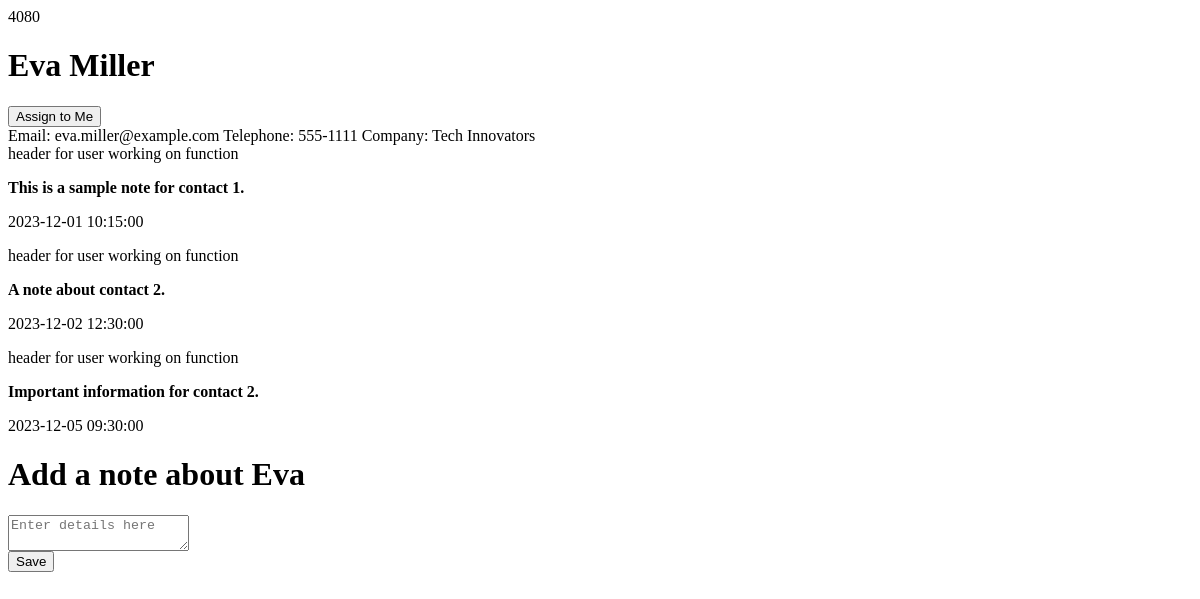
The page /screens/contactDetails.php?id=4080 on the database as committed earlier.
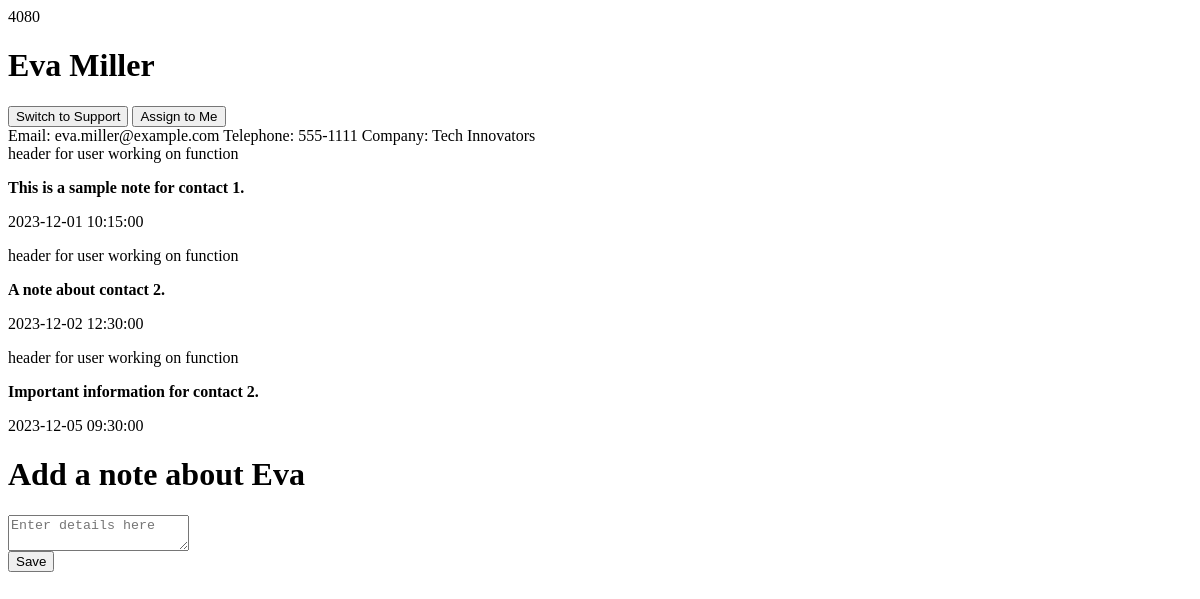
The same page on the database as committed later.
### screens/contactDetails.php (the view, shortened to what this page needs)
<?php
include("../database/dbsetup.php");
$id = isset($_GET['id']) ? $_GET['id'] : '';
print_r($id);
$stmt = $conn->prepare("SELECT * FROM contacts WHERE id = ?");
$stmt->execute([$id]);
if ($stmt) {
    $result = $stmt->fetch(PDO::FETCH_ASSOC);
} else {
    echo "Error: " . $conn->errorInfo()[2];
}
$notesStmt = $conn->prepare("SELECT * FROM notes WHERE contact_id = ?");
$notesStmt->execute([$id]);
if ($notesStmt) {
    $notesResult = $notesStmt->fetchAll(PDO::FETCH_ASSOC);
} else {
    echo "Error: " . $conn->errorInfo()[2];
}
?>
<!DOCTYPE html>
<html lang="en">
<head>
</head>
<body>
    <div id="contactDetailsHead">
        <h1> <?= $result['firstname'] ?> <?= $result['lastname'] ?> </h1>
        <?php
        if ($result['type'] === "Sales Lead") {
            echo '<button id = "SupportButton" class = "switch" >Switch to Support</button>';
        } elseif ($result['type'] === "Support") {
            echo '<button id = "SalesButton" class = "switch" >Switch To Sales Lead</button>';
        }
        ?>
        <button id = "Assign" class = "assign" >Assign to Me</button>
    </div>
    <div id="contactDetailsBody">
        Email: <?= $result['email'] ?>
        Telephone: <?= $result['telephone'] ?>
        Company: <?= $result['company'] ?>
    </div>
    <div id="NotesBody">
        <?php foreach ($notesResult as $row): ?>
            <div id=C>header for user working on function</h3>
            <p><strong><?= $row['comment'] ?> </strong></p>
            <p><?= $row['created_at'] ?></p>
        <?php endforeach; ?>
    </div>
    <div id="NotesEntry">
        <form action="database/notesConnect.php" method="post">
            <h1>Add a note about <?= $result['firstname'] ?></h1>
            <textarea id="comment" name="comment" placeholder="Enter details here"></textarea>
            <br>
            <div id='savectrl'>
                <button type="submit" id="save">Save</button>
            </div>
        </form>
    </div>
</body>
</html>

Rows that differ between the two databases and show on the page:
changed contacts "Eva": type "Client" → "Sales Lead" (drawn)
Other text that changed with them:
text now shown: "Switch to Support"
